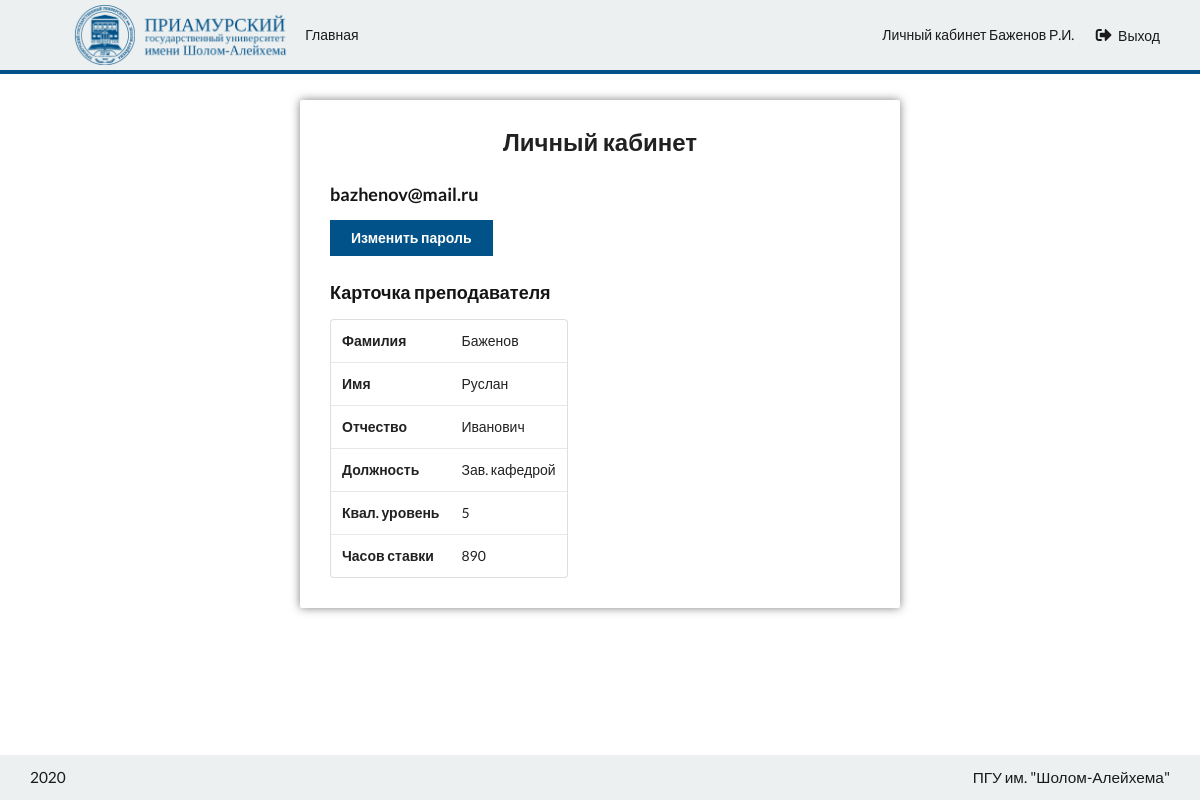
Page /accounts/personal-area/ (signed in) on the committed database.
### Accounts/models.py (models this page shows, shortened)
class User(AbstractBaseUser, PermissionsMixin):
    objects = MyUserManager()
    email = models.EmailField(_('email address'), unique=True)
    is_staff = models.BooleanField(default=False)
    is_active = models.BooleanField(default=True)
    date_joined = models.DateTimeField(default=timezone.now)
    mail_dt = models.DateTimeField(default=timezone.now)
    is_confirm = models.BooleanField(default=False)
    USERNAME_FIELD = 'email'
    REQUIRED_FIELDS = []
    def get_fio(self):
        try:
            return self.prepod.first().get_fio()
        except:
            return self.email
    class Meta:
        ordering = ['id']
        verbose_name = 'Пользователь'
        verbose_name_plural = 'Пользователи'

### Prepods/models.py (models this page shows, shortened)
class Prepod(models.Model):
    objects = MyManager()
    DOLZHNOST = [('Зав. кафедрой', 'Зав. кафедрой'), ('Декан', 'Декан'), ('Профессор', 'Профессор'), ('Доцент', 'Доцент'), ('Ст. преподаватель', 'Ст. преподаватель'), ('Ассистент', 'Ассистент')]
    PRAVA = [('raspred', 'Распределение и просмотр'), ('prosmotr', 'Только просмотр по кафедре'), ('None', 'Просмотр своих дисциплин')]
    PKGD = [('pps', 'ППС')]
    UCH_ZVANIE = [('docent', 'доцент'), ('prof', 'профессор'), ]
    user = models.ForeignKey(User, on_delete=models.SET_NULL, null=True, related_name='prepod', blank=True)
    email = models.EmailField(verbose_name='Email', null=True)
    last_name = models.CharField(max_length=64, verbose_name="Фамилия")
    first_name = models.CharField(max_length=64, verbose_name="Имя")
    surname = models.CharField(max_length=64, verbose_name="Отчество")
    fio = models.CharField(max_length=256, verbose_name='ФИО', blank=True, default='')
    dolzhnost = models.CharField(choices=DOLZHNOST, max_length=64, default='Зав. кафедрой')
    kafedra = models.ForeignKey('Disciplines.Kafedra', on_delete=models.SET_NULL, null=True, default=None, blank=True)
    kv_uroven = models.IntegerField(verbose_name="Кв. уровень")
    chasov_stavki = models.IntegerField(verbose_name="Часов ставки")
    pkgd = models.CharField(max_length=32, choices=PKGD, default='pps')
    srok_izbr = models.DateField(null=True)
    uch_stepen = models.CharField(max_length=32, null=True, blank=True)
    uch_zvanie = models.CharField(max_length=32, choices=UCH_ZVANIE, null=True, blank=True)
    dogovor = models.BooleanField(default=False)
    prava = models.CharField(max_length=128, choices=PRAVA, default='None', verbose_name='Права')
    class Meta:
        verbose_name = 'Преподаватель'
        verbose_name_plural = 'Преподаватели'
        ordering = ['last_name']
    def get_fio(self):
        return f'{self.last_name} {self.first_name[0]}.{self.surname[0]}.'

### Accounts/views.py (the view)
# urls.py: path('personal-area/', personal_area, name='personal_area'),
def personal_area(request):
    return render(request, 'Accounts/PersonalArea.html')

### templates/Accounts/PersonalArea.html (shortened to what this page needs)
{% extends 'base.html' %}
{% block content %}
    <div class="ui container">
        <div class="child-center">
            <div class="personal-area cblock">
                <div class="content">
                    <h2 class="ui center aligned header">Личный кабинет</h2>
                    <h3>{{ request.user.email }}</h3>
                    <div class="ui sixteen wide">
                        <a href="{% url 'accounts:change_password' %}" class="medium ui primary button medium">
                            Изменить пароль
                        </a>
                    </div>
                    {% if user.prepod.all.count > 0 %}
                        <h3>Карточка преподавателя</h3>
                        {% for prepod in user.prepod.all %}
                            <div class="full-width">
                                <table class="ui collapsing table">
                                    <tbody>
                                    <tr>
                                        <td><strong>Фамилия</strong></td>
                                        <td>{{ prepod.last_name }}</td>
                                    </tr>
                                    <tr>
                                        <td><strong>Имя</strong></td>
                                        <td>{{ prepod.first_name }}</td>
                                    </tr>
                                    <tr>
                                        <td><strong>Отчество</strong></td>
                                        <td>{{ prepod.surname }}</td>
                                    </tr>
                                    <tr>
                                        <td><strong>Должность</strong></td>
                                        <td>{{ prepod.dolzhnost }}</td>
                                    </tr>
                                    <tr>
                                        <td><strong>Квал. уровень</strong></td>
                                        <td>{{ prepod.kv_uroven }}</td>
                                    </tr>
                                    <tr>
                                        <td><strong>Часов ставки</strong></td>
                                        <td>{{ prepod.chasov_stavki }}</td>
                                    </tr>
                                    </tbody>
                                </table>
                            </div>
                        {% endfor %}
                    {% endif %}
                </div>
            </div>
        </div>
    </div>
{% endblock %}

### templates/navbar.html (shortened to what this page needs)
{% load static %}
<nav>
    <div class="ui container">
        <ul class="left">
            <li class="logo">
                <a href="{% url 'main:index' %}"><img alt="Biblior" src="{% static 'img/logo.png' %}"></a>
            </li>
            <li><a href="/">Главная</a></li>
        </ul>
        {% if request.user.is_authenticated %}
            <ul class="right">
                <li><a href="{% url 'accounts:personal_area' %}">Личный кабинет {{ user.get_fio }}</a></li>
                <li><a href="{% url 'accounts:logout' %}"><i class="sign out alternate icon"></i>Выход</a></li>
            </ul>
        {% else %}
            <ul class="right">
                <li><a href="{% url 'accounts:registration' %}"><i class="user plus icon"></i>Регистрация</a></li>
                <li><a href="{% url 'accounts:login' %}"><i class="sign in alternate icon"></i>Вход</a></li>
            </ul>
        {% endif %}
    </div>
    <div class="line">
    </div>
</nav>

### static/css/style.css (style rules this page uses)
:root { --color: #151515;--nav-bg-color: #ecf0f1;--nav-color: #1b1b1b;--nav-item-hover-bg-color: #e3e7e8;--content-bg-color: #ffffff;--btn-primary-color: #005288;--btn-primary-hover-color: #00497e;--btn-primary-active-color: #003c6b;--btn-primary-text-color: #ffffff;--menu-active-color: #ccddff;--menu-active-hover-color: #b3ccff }
:root body:before { filter:invert(100%) blur(5px) opacity(60%) }
nav { width:100%;height:70px;background-color:var(--nav-bg-color);line-height:70px }
nav .line { width:100%;height:4px;background-color:var(--btn-primary-color) }
nav div.container { height:100% }
nav div.container ul { margin:0;height:100%;line-height:inherit;display:inline-block;position:relative }
nav div.container ul.left { float:left }
nav div.container ul.right { float:right }
nav div.container ul li { height:100%;line-height:inherit;display:inline-block;position:relative;float:left }
nav div.container ul li:not(.logo) a { display:block;height:100%;line-height:inherit;color:var(--nav-color);padding:0 10px }
nav div.container ul li:not(.logo) a i { margin-right:5px;font-size:16px }
nav div.container ul li img { height:60px;margin-top:5px;width:auto }
.personal-area { width:100%;max-width:600px }
html { padding:0;margin:0;min-height:100% }
body { padding:0;margin:0;color:var(--color) }
body:before { z-index:-3;content:"";position:fixed;top:0;left:0;width:100%;height:100%;background-attachment:fixed;background-repeat:no-repeat;background-size:cover }
.ui.container { width:95%;max-width:1280px !important }
.child-center { width:100%;display:flex;justify-content:center }
.cblock { display:block;position:relative;float:left }
.content:not(.no-shadow) { margin:30px 0;background-color:var(--content-bg-color);border-radius:2px;display:block;position:relative;float:left;width:100%;padding:30px;box-shadow:0 0 10px rgba(0,0,0,0.5) }
.ui.button.primary { background-color:var(--btn-primary-color);color:var(--btn-primary-text-color);border-radius:0 }

### rows in the picture
User: get_fio "Баженов Р.И.", user.email "bazhenov@mail.ru"
Prepod: last_name "Баженов", first_name "Руслан", surname "Иванович", dolzhnost "Зав. кафедрой", kv_uroven "5", chasov_stavki "890"
